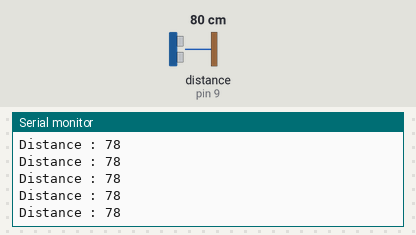
Bench run of a sketch on a simulated Arduino Uno, built with avr-gcc and run on an emulated ATmega328P. Parts: the last lines printed to the serial monitor. Wiring (inferred from the names in the program): ultrasonic range finder: trigger pin 10; echo pin 9. Inputs (shaded band) come from the test bench; at power-on: distance to the obstacle (sensor on pin 9) 80 cm. The echo pulse lasts 58.3 µs per cm.

Above: at 1.2 s.
1.3 s: distance to the obstacle (sensor on pin 9) set to 2 cm
At 2.4 s:
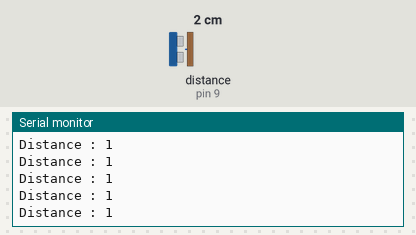
4.3 s: distance to the obstacle (sensor on pin 9) set to 18 cm
At 4.9 s:
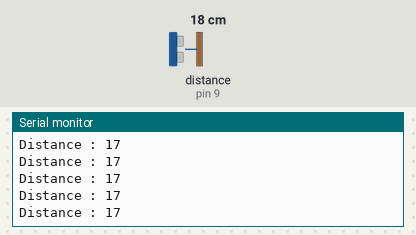
7.3 s: distance to the obstacle (sensor on pin 9) set to 4 cm
At 8.4 s:
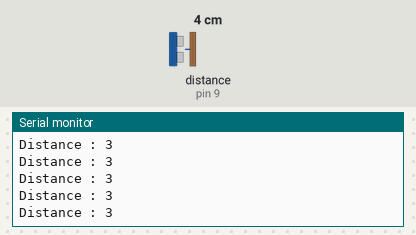
Timing chart, 0 to 10.3 s (numbered marks = the images above; inputs shaded):
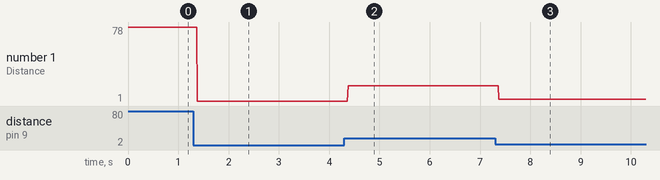

Measured:
- after the input at 1.3 s, the serial monitor: prints a new line after 0.08 s (image 1)
- after the input at 4.3 s, the serial monitor: prints a new line after 0.08 s (image 2)
- after the input at 7.3 s, the serial monitor: prints a new line after 0.07 s (image 3)
- plotted number 1: 78 → 1 after the input at 1.3 s, 1 → 17 after the input at 4.3 s, 17 → 3 after the input at 7.3 s

The sketch:

Ultrasonic_version1.ino
```cpp
//#include <LiquidCrystal.h>
//LiquidCrystal lcd(0x27,16,2);

const int trig=10;
const int echo=9;

long duration;
long distance;
int distanceCm, distanceInch;

void setup() {
  // put your setup code here, to run once:
  //lcd.begin(16,2);
  //lcd.backlight();
  pinMode(trig,OUTPUT);
  pinMode(echo,INPUT);
  Serial.begin(9600);

}

void loop() {
  // put your main code here, to run repeatedly:
  digitalWrite(trig,LOW);
  delayMicroseconds(2);

  digitalWrite(trig,HIGH);
  delayMicroseconds(10);
  digitalWrite(trig,LOW);
  duration = pulseIn(echo,HIGH);
  distance = duration*0.034/2; //speed of sound=340 m/s =0.034 cm/microsecond.

  Serial.print("Distance : ");
  Serial.println(distance);

  /*
  long duration = pulseIn(echo,HIGH);
  long distance=duration*0.034/2; //speed of sound=340 m/s =0.034 cm/microsecond.
  lcd.setCursor(10,0);
  lcd.print("    ");

  lcd.setCursor(10,0);
  lcd.print(distance);
  Serial.print("Distance : ");
  Serial.println(distance);
  Serial.print(" cm");
  delay(3000);
  */
}
```
